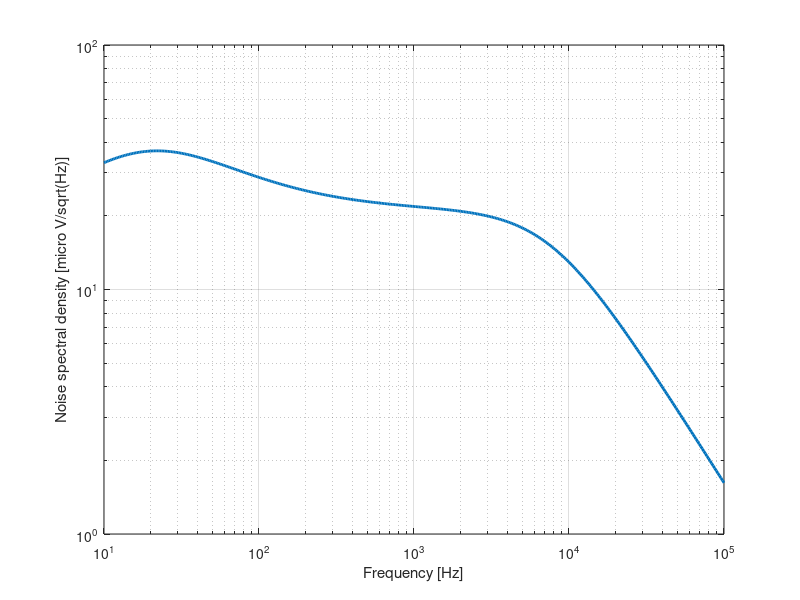

Write MATLAB code to recreate this figure. (Note: this script raises an error after producing the figure.)
close all;
A = importdata('microphone_noise.txt');
f = A.data(:,1);
N = A.data(:,2);

loglog(f,N*1e6, 'LineWidth', 2);
grid;
xlabel('Frequency [Hz]');
ylabel('Noise spectral density [micro V/sqrt(Hz)]');

matlab2tikz('output_noise_freq.tex')

sB = sqrt(13.5e3);
V_N_theor = 2.52e-3;
E_N_theor = V_N_theor / sB;

fL = 20;
fH = 20e3;

F = griddedInterpolant(f,N.^2);
fun = @(x) F(x);
V_N_simu = sqrt(integral(fun, fL/1.57, 1.57*fH));